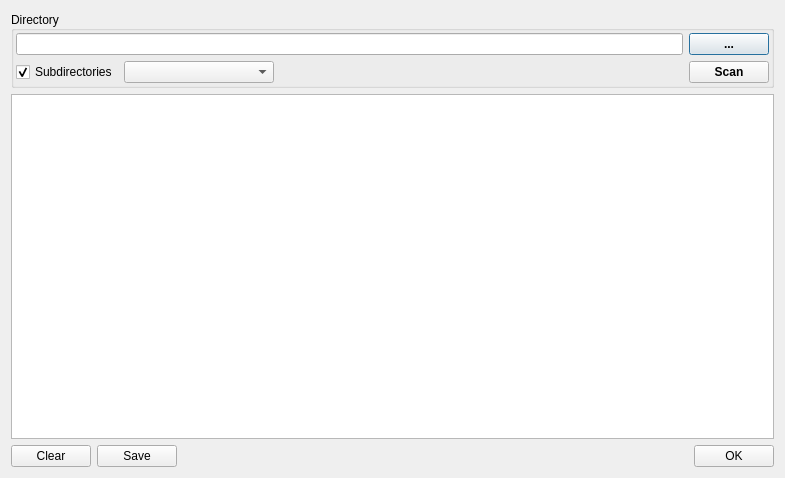
<?xml version="1.0" encoding="UTF-8"?>
<ui version="4.0">
 <class>DialogNFDScanDirectory</class>
 <widget class="QDialog" name="DialogNFDScanDirectory">
  <property name="windowModality">
   <enum>Qt::ApplicationModal</enum>
  </property>
  <property name="geometry">
   <rect>
    <x>0</x>
    <y>0</y>
    <width>785</width>
    <height>478</height>
   </rect>
  </property>
  <property name="windowTitle">
   <string>Directory scan</string>
  </property>
  <property name="modal">
   <bool>true</bool>
  </property>
  <layout class="QVBoxLayout" name="verticalLayout_2">
   <item>
    <widget class="QGroupBox" name="groupBoxDirectory">
     <property name="title">
      <string>Directory</string>
     </property>
     <property name="alignment">
      <set>Qt::AlignLeading|Qt::AlignLeft|Qt::AlignVCenter</set>
     </property>
     <layout class="QHBoxLayout" name="horizontalLayout_2">
      <property name="leftMargin">
       <number>2</number>
      </property>
      <property name="topMargin">
       <number>2</number>
      </property>
      <property name="rightMargin">
       <number>2</number>
      </property>
      <property name="bottomMargin">
       <number>2</number>
      </property>
      <item>
       <layout class="QVBoxLayout" name="verticalLayout_3">
        <item>
         <widget class="QLineEdit" name="lineEditDirectoryName"/>
        </item>
        <item>
         <layout class="QHBoxLayout" name="horizontalLayout">
          <item>
           <widget class="QCheckBox" name="checkBoxScanSubdirectories">
            <property name="text">
             <string>Subdirectories</string>
            </property>
            <property name="checked">
             <bool>true</bool>
            </property>
           </widget>
          </item>
          <item>
           <widget class="XComboBoxEx" name="comboBoxFlags">
            <property name="minimumSize">
             <size>
              <width>150</width>
              <height>0</height>
             </size>
            </property>
           </widget>
          </item>
          <item>
           <spacer name="horizontalSpacer">
            <property name="orientation">
             <enum>Qt::Horizontal</enum>
            </property>
            <property name="sizeHint" stdset="0">
             <size>
              <width>158</width>
              <height>20</height>
             </size>
            </property>
           </spacer>
          </item>
         </layout>
        </item>
       </layout>
      </item>
      <item>
       <layout class="QVBoxLayout" name="verticalLayout">
        <item>
         <widget class="QPushButton" name="pushButtonOpenDirectory">
          <property name="font">
           <font>
            <bold>true</bold>
           </font>
          </property>
          <property name="text">
           <string notr="true">...</string>
          </property>
         </widget>
        </item>
        <item>
         <widget class="QPushButton" name="pushButtonScan">
          <property name="font">
           <font>
            <bold>true</bold>
           </font>
          </property>
          <property name="text">
           <string>Scan</string>
          </property>
         </widget>
        </item>
       </layout>
      </item>
     </layout>
    </widget>
   </item>
   <item>
    <widget class="QTextBrowser" name="textBrowserResult">
     <property name="acceptDrops">
      <bool>false</bool>
     </property>
     <property name="readOnly">
      <bool>true</bool>
     </property>
    </widget>
   </item>
   <item>
    <layout class="QHBoxLayout" name="horizontalLayout_3">
     <item>
      <widget class="QPushButton" name="pushButtonClear">
       <property name="text">
        <string>Clear</string>
       </property>
      </widget>
     </item>
     <item>
      <widget class="QPushButton" name="pushButtonSave">
       <property name="text">
        <string>Save</string>
       </property>
      </widget>
     </item>
     <item>
      <spacer name="horizontalSpacer_2">
       <property name="orientation">
        <enum>Qt::Horizontal</enum>
       </property>
       <property name="sizeHint" stdset="0">
        <size>
         <width>40</width>
         <height>20</height>
        </size>
       </property>
      </spacer>
     </item>
     <item>
      <widget class="QPushButton" name="pushButtonOK">
       <property name="text">
        <string>OK</string>
       </property>
      </widget>
     </item>
    </layout>
   </item>
  </layout>
 </widget>
 <customwidgets>
  <customwidget>
   <class>XComboBoxEx</class>
   <extends>QComboBox</extends>
   <header>xcomboboxex.h</header>
  </customwidget>
 </customwidgets>
 <resources/>
 <connections/>
</ui>
